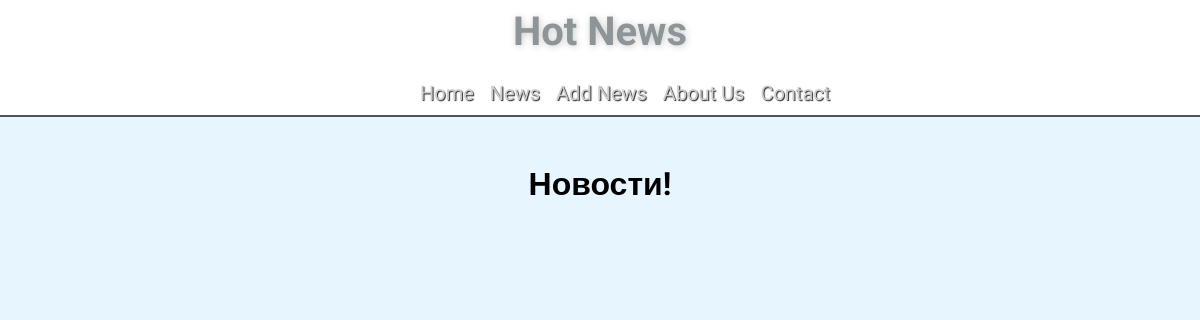
Before: /news/ with the older database file.
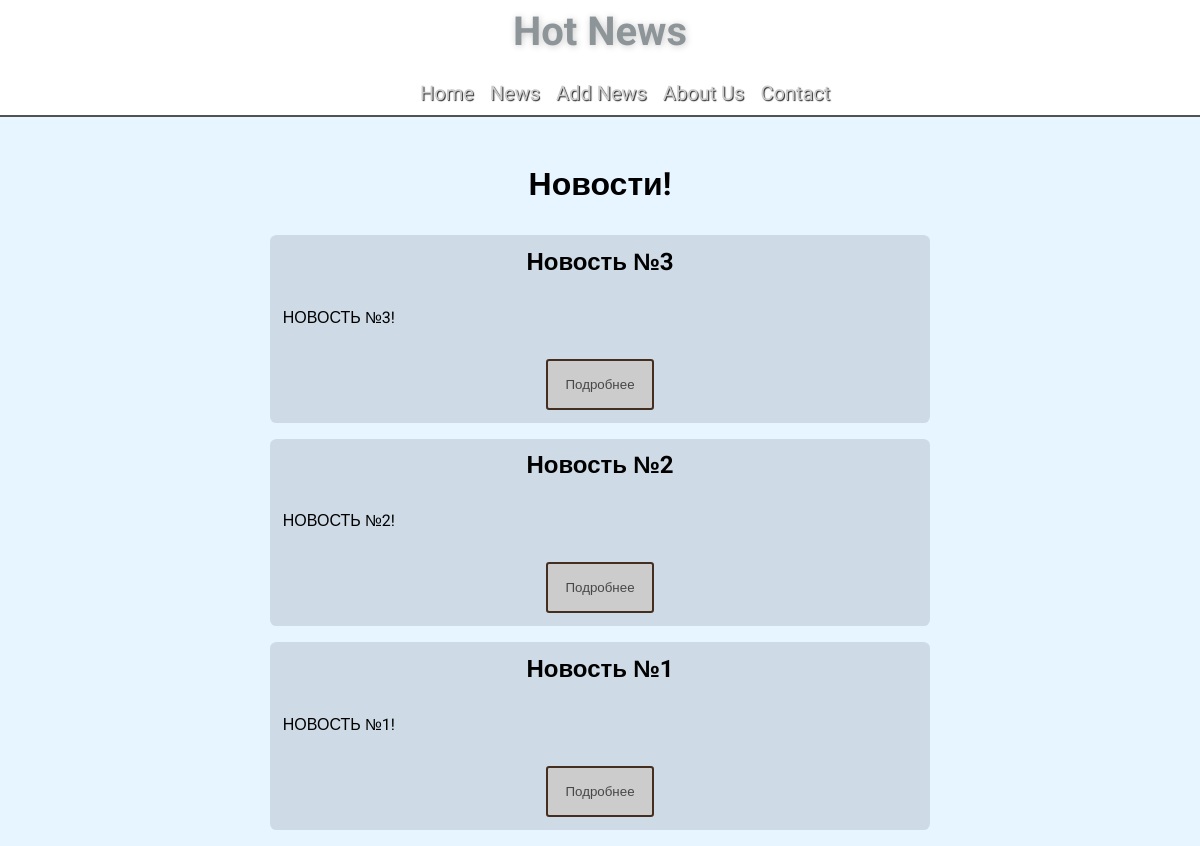
After: the same page with the newer database file.
### news/models.py (models this page shows, shortened)
class Articles(models.Model):
  title = models.CharField("Название", max_length=50, null=None)
  subtitle = models.CharField("Заголовок", max_length=250, null=None)
  text = models.TextField("Содержание", null=None)
  date = models.DateTimeField("Дата", default=datetime.datetime.now, blank=True, null=None)
  class Meta:
    verbose_name = "Новость"
    verbose_name_plural = "Новости"

### news/views.py (the view)
# urls.py: path('', views.news_home, name='news_home'),
def news_home(request):
  news = Articles.objects.order_by("-date")
  return render (request, 'news/news_home.html', {'news': news})

### news/templates/news/news_home.html (shortened to what this page needs)
{% extends 'main/layout.html' %}
{% load static %}
{% block content %}
  <link rel="stylesheet" href="{% static 'main/css/index.css' %}">
  <h1>Новости!</h1>
  {% for el in news %}
    <div class="features">
      <h2>{{ el.title }}</h2>
      <p>{{ el.subtitle }}</p>
      <a href="{% url 'news_details' el.id %}"><button class="btn">Подробнее</button></a>
    </div>
  {% endfor %}
{% endblock %}

### main/templates/main/layout.html (shortened to what this page needs)
{% load static %}
<!DOCTYPE html>
<html lang="ru">
  <head>
       <link rel="stylesheet" href="{% static 'main/css/main.css' %}" />
  </head>
  <body>
    <header>
      <div class="logo">
        <span>Hot News</span>
      </div>
      <div class="links">
        <a href="{% url 'home' %}"><span>Home</span></a>
        <a href="{% url 'news_home' %}"><span>News</span></a>
        <a href="{% url 'create' %}"><span>Add News</span></a>
        <a href="{% url 'about' %}"><span>About Us</span></a>
        <a href="{% url 'contact' %}"><span>Contact</span></a>
      </div>
    </header>
    {% block content %} {% endblock %}
  </body>
</html>

### main/static/main/css/main.css (style rules this page uses)
* { box-sizing: border-box; margin: 0; padding: 0; }
body { background-color: #e6f5ff; font-family: "Roboto", sans-serif; }
button { font-family: "Roboto", sans-serif; }
header { display: flex; align-items: center; flex-direction: column; justify-content: center; margin-bottom: 3rem; padding: .5rem 0; background-color: #ffffff; border-bottom: 2px solid #525252; }
header .logo { margin-bottom: 1.5rem; color: #8e9599; font-family: "Roboto", sans-serif; font-size: 40px; font-weight: 700; text-shadow: 1px 1px 7px #cacaca; }
header .links { display: flex; justify-content: space-around; align-items: center; width: 30%; }
header .links a { text-decoration: none; margin-right: 1rem; white-space: nowrap; font-family: "Raleway", sans-serif; font-weight: 400; font-size: 20px; color: #CCCCCC; text-shadow: 1px 1px 1px #272727; }
header .links a:last-child { margin-right: 0; }
.links a:after { content: ""; display: block; opacity: 0; position: relative; height: 2px; width: 100%; background-color: #A1ACB3; left: -40px; transition: left .3s ease, opacity .3s ease; }
.links a:before { content: ""; display: block; opacity: 0; position: relative; margin: 0 auto; height: 2px; width: 60%; background-color: #A1ACB3; top: 30px; left: -50px; transition: left .3s .15s ease, opacity .3s .15s ease; }

### main/static/main/css/index.css (style rules this page uses)
:is(h1, h2, h3, p) { text-align: center; margin-bottom: 2rem; }
.features { text-align: center; width: 55%; margin: 1rem auto; background-color: #c4d0daab; padding: .8rem; border-radius: .4rem; }
.features p { margin: 2rem 0; text-align: justify; }
.features .btn { background-color: #CCCCCC; color: #474747; padding: 1rem; border-radius: .2rem; outline: none; border: 2px solid #442e20; cursor: pointer; position: relative; top: 0; transition: background .3s ease, border .3s ease, top .2s ease; width: 17%; }

Changed rows visible on the page:
added Articles: title "Новость №3", subtitle "НОВОСТЬ №3!"
added Articles: title "Новость №2", subtitle "НОВОСТЬ №2!"
added Articles: title "Новость №1", subtitle "НОВОСТЬ №1!"
